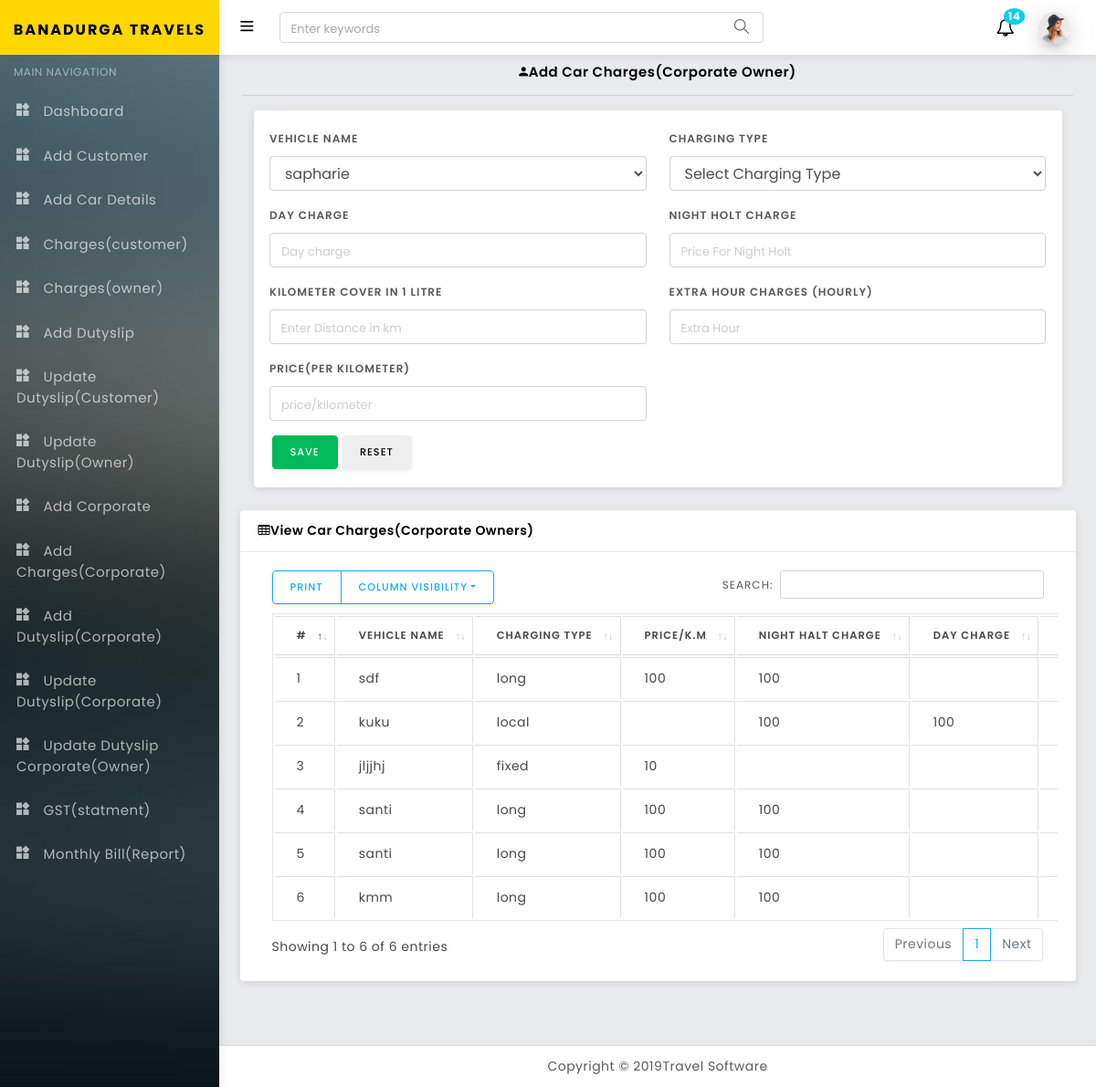
Screenshot of /carcharges_cor_owner.php with the database file from the repository.
### tables this page shows
CREATE TABLE `cor_carcharges_owner` (
  `id` int(50) NOT NULL,
  `vehicle_id` varchar(100) NOT NULL,
  `vehicle_name` varchar(100) NOT NULL,
  `charging_type` varchar(100) NOT NULL,
  `day_charge` varchar(100) NOT NULL,
  `night_holt_charge` varchar(100) NOT NULL,
  `km_cover_in_one_litre` varchar(100) NOT NULL,
  `extra_hour_charges` varchar(100) NOT NULL,
  `price_per_km` varchar(100) NOT NULL,
  `detaintion_charges` varchar(100) NOT NULL,
  `status` varchar(100) NOT NULL
);

### carcharges_cor_owner.php (the view, shortened to what this page needs)
<?php
  include('includes/config.php');
?>
<!DOCTYPE html>
<html lang="en">
<head>
   <?php include('includes/header.php')?>
</head>
<body>
 <div id="wrapper">
<?php include('includes/sidebar.php')?>
<?php include('includes/topnav.php')?>
  <div class="content-wrapper">
    <div class="container-fluid">
                           <div class="form-body">
                              <h6 align="center" class="txt-dark" style="font-size:15px;" ><i class="zmdi zmdi-account mr-10"></i>Add Car Charges(Corporate Owner)</h6>
                              <hr class="light-grey-hr"/>
                            </div>
      <div class="col-lg-12">
          <div class="card">
             <div class="card-body">
              <form method="post">
               <div class="row">
                 <div class="col-md-6">
                    <div class="form-group">
                    <label class="control-label mb-10">Vehicle Name</label>
                  <select  name="vehicle_name" class="form-control" >
                    <?php
                    $sql="SELECT * FROM car";
                    $run=mysqli_query($conn,$sql);
                   while($fetch=mysqli_fetch_assoc($run))
                     {
                      ?>
              <option value="<?php echo $fetch['id']."$".$fetch['vehicle_name']."$".$fetch['size'];?>">
                 <?php echo $fetch['vehicle_name']; ?>   </option>
                      <?php } ?>
              </select>
               </div>
               </div>
            <div class="col-md-6">
                                  <div class="form-group ">
                                    <label class="control-label mb-10">Charging Type</label>
                                    <select name="charging_type" id="charging_type" class="form-control" >
                                      <option value="" selected disabled>Select Charging Type</option>
                                    </select>
                                  </div>
                                </div>
                              <div class="col-md-6" id="day_charge_div">
                                  <div class="form-group ">
                                    <label class="control-label mb-10">Day Charge</label>
                                    <input type="text"  maxlength="50" name="day_charge" id="day_charge" class="form-control"  placeholder="Day charge">
                                  </div>
                                </div>
                <div class="col-md-6" id="nighthalt_div">
                                  <div class="form-group ">
                                    <label class="control-label mb-10">Night Holt Charge</label>
                                    <input type="text"  maxlength="50" name="night_holt_charge"  class="form-control"  placeholder="Price For Night Holt">
                                  </div>
                                </div>
                                <div class="col-md-6"  id="kmforlitrediv">
                                  <div class="form-group ">
                                    <label class="control-label mb-10">Kilometer Cover in 1 Litre </label>
                                    <input type="text"  name="km_cover_in_one_litre"  id="km_cover_in_one_litre" class="form-control" placeholder="Enter Distance in km">
                                  </div>
                                </div>
                <div class="col-md-6" id="hour_charges_div">
                                  <div class="form-group">
                                   <label class="control-label mb-10">Extra Hour charges (hourly)</label>
                                    <input type="text" name="extra_hour_charges" id="extra_hour_charges" class="form-control" placeholder="Extra Hour">
                                  </div>
                                </div>
                                <div class="col-md-6" id="priceper_kmdiv">
                                  <div class="form-group " >
                                    <label class="control-label mb-10">price(per kilometer)</label>
                                    <input type='text' name="price_per_km" id="price_per_km" class="form-control"  placeholder="price/kilometer">
                                  </div>
                                </div>
                                </div>
                                  <div class="form-actions mt-10">
                              <button type="submit" name="submit" class="btn btn-success  mr-10">Save</button>
                              <button type="reset" value="Reset" class="btn btn-default">Reset</button>
                              </div>
                              </div>
                               </div>
                               </div>
                              <div class="row">
        <div class="col-lg-12">
          <div class="card">
            <div class="card-header"><i class="fa fa-table"></i>View Car Charges(Corporate Owners)</div>
            <div class="card-body">
              <div class="table-responsive">
              <table id="example" class="table table-bordered">
                <thead>
                   <tr>
                              <th>#</th>
                              <th>Vehicle Name</th>
                              <th>Charging Type </th>
                              <th>Price/K.m</th>
                              <th>Night Halt Charge</th>
                              <th>Day Charge</th>
                              <th>K.M cover in 1LT</th>
                            </tr>
                </thead>
                <tbody>
                    <tr>
                    <?php
                    $sql = "SELECT * FROM cor_carcharges_owner";
                    $result = $conn->query($sql);
                    $i = 1;
                      while($row = $result->fetch_assoc())
                      {
                      ?>
                      <td><?php echo $i;?></td>
                      <td><?php echo $row["vehicle_name"];?></td>
                      <td><?php echo $row["charging_type"];?></td>
                      <td><?php echo $row["price_per_km"];?></td>
                      <td><?php echo $row["night_holt_charge"];?>
                      </td>
                      <td><?php echo $row["day_charge"];?></td>
                      <td><?php echo $row["km_cover_in_one_litre"];?></td><td><?php echo $row["extra_hour_charges"];?></td>
                        <?php
                        $i++;
                          echo "</tr>";
                        }
                      ?>
                </tbody>
            </table>
            </div>
            </div>
          </div>
        </div>
      </div>
      <br>
    </div>
  </div>
  <?php include('includes/footer.php')?>
  </div>
<?php include('includes/footerjs.php')?>
</body>
</html>

### includes/header.php (shortened to what this page needs)
<link href="assets/plugins/vectormap/jquery-jvectormap-2.0.2.css" rel="stylesheet"/>
<link href="assets/plugins/simplebar/css/simplebar.css" rel="stylesheet"/>
<link href="assets/css/bootstrap.min.css" rel="stylesheet"/>
<link href="assets/css/animate.css" rel="stylesheet" type="text/css"/>
<link href="assets/css/icons.css" rel="stylesheet" type="text/css"/>
<link href="assets/css/sidebar-menu.css" rel="stylesheet"/>
<link href="assets/css/app-style.css" rel="stylesheet"/>
<link href="assets/plugins/bootstrap-datatable/css/dataTables.bootstrap4.min.css" rel="stylesheet" type="text/css">
<link href="assets/plugins/bootstrap-datatable/css/buttons.bootstrap4.min.css" rel="stylesheet" type="text/css">

### includes/sidebar.php (shortened to what this page needs)
<div id="sidebar-wrapper" class="bg-theme bg-theme2" data-simplebar="" data-simplebar-auto-hide="true">
  <div class="brand-logo" style="background-color: gold">
   <a href="index.html">
    <h5 class="logo-text"><b style="color: black">BANADURGA TRAVELS</b></h5>
  </a>
</div>
<ul class="sidebar-menu do-nicescrol">
   <li class="sidebar-header">MAIN NAVIGATION</li>
   <li>
     <a href="dashboard.php" class="waves-effect">
       <i class="zmdi zmdi-widgets"></i> <span>Dashboard</span>
     </a>
   </li>
    <li>
     <a href="add_customer.php" class="waves-effect">
       <i class="zmdi zmdi-widgets"></i> <span>Add Customer</span>
     </a>
   </li>
    <li>
     <a href="add_car_details.php" class="waves-effect">
       <i class="zmdi zmdi-widgets"></i> <span>Add Car Details</span>
     </a>
   </li>
   <li>
     <a href="add_carcharges_walkin.php" class="waves-effect">
       <i class="zmdi zmdi-widgets"></i> <span>Charges(customer)</span>
     </a>
   </li>
   <li>
     <a href="add_carcharges_vendor.php" class="waves-effect">
       <i class="zmdi zmdi-widgets"></i> <span>Charges(owner)</span>
     </a>
   </li>
    <li>
     <a href="add_dutyslip_banadurga.php" class="waves-effect">
       <i class="zmdi zmdi-widgets"></i> <span>Add Dutyslip</span>
     </a>
   </li>
   <li>
     <a href="update_dutyslip_banadurga.php" class="waves-effect">
       <i class="zmdi zmdi-widgets"></i> <span>Update Dutyslip(Customer)</span>
     </a>
   </li>
     <li>
     <a href="update_dutyslip_banadurga_owner.php" class="waves-effect">
       <i class="zmdi zmdi-widgets"></i> <span>Update Dutyslip(Owner)</span>
     </a>
   </li>
   <li>
     <a href="add_corporate_payment_coustomer.php" class="waves-effect">
       <i class="zmdi zmdi-widgets"></i> <span>Add Corporate</span>
     </a>
   </li>
    <li>
     <a href="add_charges_corporet.php" class="waves-effect">
       <i class="zmdi zmdi-widgets"></i> <span>Add Charges(Corporate)</span>
     </a>
   </li>
   <li>
     <a href="add_dutyslip_corporet.php" class="waves-effect">
       <i class="zmdi zmdi-widgets"></i> <span>Add Dutyslip(Corporate)</span>
     </a>
   </li>
    <li>
     <a href="update_dutyslip_corporet.php" class="waves-effect">
       <i class="zmdi zmdi-widgets"></i> <span>Update Dutyslip(Corporate)</span>
     </a>
   </li>
   <li>
     <a href="update_dutyslip_corporate_owner.php" class="waves-effect">
       <i class="zmdi zmdi-widgets"></i> <span>Update Dutyslip Corporate(Owner)</span>
     </a>
   </li>
   <li>
     <a href="gst_statment.php" class="waves-effect">
       <i class="zmdi zmdi-widgets"></i> <span>GST(statment)</span>
     </a>
   </li>
   <li>
     <a href="monthly_bill.php" class="waves-effect">
       <i class="zmdi zmdi-widgets"></i> <span>Monthly Bill(Report)</span>
     </a>
   </li>
 </ul>
</div>

### includes/topnav.php (shortened to what this page needs)
<header class="topbar-nav">
 <nav class="navbar navbar-expand fixed-top">
  <ul class="navbar-nav mr-auto align-items-center">
    <li class="nav-item">
      <a class="nav-link toggle-menu" href="javascript:void();">
       <i class="icon-menu menu-icon"></i>
     </a>
    </li>
    <li class="nav-item">
      <form class="search-bar">
        <input type="text" class="form-control" placeholder="Enter keywords">
         <a href="javascript:void();"><i class="icon-magnifier"></i></a>
      </form>
    </li>
  </ul>
  <ul class="navbar-nav align-items-center right-nav-link">
    <li class="nav-item dropdown-lg">
      <a class="nav-link dropdown-toggle dropdown-toggle-nocaret waves-effect" data-toggle="dropdown" href="javascript:void();">
    <i class="fa fa-bell-o"></i><span class="badge badge-info badge-up">14</span></a>
    </li>
    <li class="nav-item">
      <a class="nav-link dropdown-toggle dropdown-toggle-nocaret" data-toggle="dropdown" href="#">
        <span class="user-profile"><img src="assets/images/avatars/avatar-13.png" class="img-circle" alt="user avatar"></span>
      </a>
    </li>
  </ul>
</nav>
</header>

### includes/footer.php
<footer class="footer">
      <div class="container">
        <div class="text-center">
          Copyright © <?php echo date('Y')?>Travel Software
        </div>
      </div>
    </footer>

### includes/footerjs.php (shortened to what this page needs)
<link href="https://cdnjs.cloudflare.com/ajax/libs/select2/4.0.3/css/select2.min.css" rel="stylesheet" />

### assets/css/sidebar-menu.css (style rules this page uses)
.sidebar-menu { list-style: none; margin: 0; padding: 0; background-color: transparent; }
.sidebar-menu>li { position: relative; margin: 0; padding: 0; }
.sidebar-menu>li>a { padding: 13px 5px 13px 15px; display: block; border-left: 3px solid transparent; color: rgba(255, 255, 255, 0.65); font-size: 15px; }
.sidebar-menu li.sidebar-header { padding: 10px 25px 10px 15px; font-size: 12px; color: rgba(255, 255, 255, 0.5); }
.sidebar-menu a { color: #b8c7ce; text-decoration: none; }

### rows the page displays
cor_carcharges_owner: vehicle_name "sdf", charging_type "long", price_per_km "100", night_holt_charge "100"
cor_carcharges_owner: vehicle_name "kuku", charging_type "local", night_holt_charge "100", day_charge "100"
cor_carcharges_owner: vehicle_name "jljjhj", charging_type "fixed", price_per_km "10"
cor_carcharges_owner: vehicle_name "santi", charging_type "long", price_per_km "100", night_holt_charge "100"
cor_carcharges_owner: vehicle_name "santi", charging_type "long", price_per_km "100", night_holt_charge "100"
cor_carcharges_owner: vehicle_name "kmm", charging_type "long", price_per_km "100", night_holt_charge "100"

### other values shown
form field vehicle_name "sapharie"
